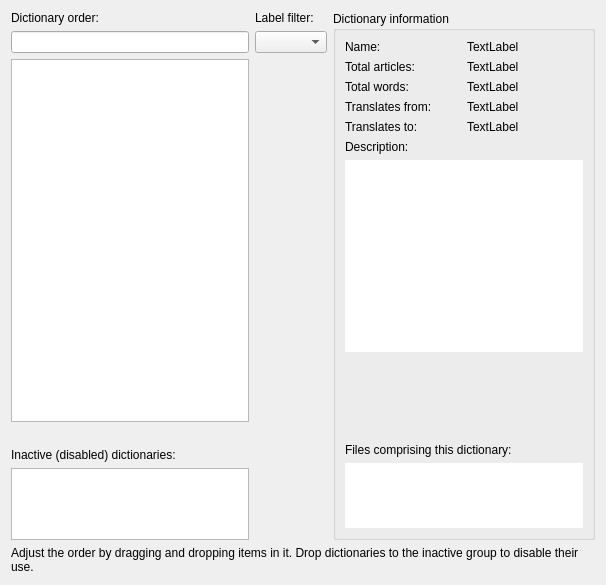
<?xml version="1.0" encoding="UTF-8"?>
<ui version="4.0">
 <class>OrderAndProps</class>
 <widget class="QWidget" name="OrderAndProps">
  <property name="geometry">
   <rect>
    <x>0</x>
    <y>0</y>
    <width>606</width>
    <height>585</height>
   </rect>
  </property>
  <property name="windowTitle">
   <string>Form</string>
  </property>
  <layout class="QVBoxLayout" name="verticalLayout_4">
   <item>
    <layout class="QHBoxLayout" name="horizontalLayout_2">
     <item>
      <layout class="QVBoxLayout" name="verticalLayout_3">
       <item>
        <layout class="QGridLayout" name="gridLayout_2" rowstretch="0,10,10,0,0,2">
         <item row="3" column="0">
          <layout class="QHBoxLayout" name="horizontalLayout">
           <item>
            <widget class="QLabel" name="dictionariesNumber">
             <property name="text">
              <string notr="true"/>
             </property>
            </widget>
           </item>
          </layout>
         </item>
         <item row="0" column="0">
          <widget class="QLabel" name="label">
           <property name="text">
            <string>Dictionary order:</string>
           </property>
          </widget>
         </item>
        <item row="0" column="1">
         <widget class="QLabel" name="labelFilterLabel">
          <property name="text">
           <string>Label filter:</string>
          </property>
         </widget>
        </item>
         <item row="2" column="0">
          <widget class="DictListWidget" name="dictionaryOrder"/>
         </item>
         <item row="2" column="1">
          <layout class="QVBoxLayout" name="verticalLayout_2"/>
         </item>
         <item row="5" column="0">
          <widget class="DictListWidget" name="inactiveDictionaries"/>
         </item>
         <item row="4" column="0">
          <widget class="QLabel" name="label_2">
           <property name="text">
            <string>Inactive (disabled) dictionaries:</string>
           </property>
          </widget>
         </item>
         <item row="1" column="0">
          <widget class="QuickFilterLine" name="searchLine"/>
         </item>
        <item row="1" column="1">
         <widget class="QComboBox" name="labelFilter"/>
        </item>
        </layout>
       </item>
      </layout>
     </item>
     <item>
      <widget class="QGroupBox" name="dictionaryInformation">
       <property name="title">
        <string>Dictionary information</string>
       </property>
       <layout class="QVBoxLayout" name="infoVerticalLayout">
        <item>
         <layout class="QGridLayout" name="gridLayout">
          <item row="0" column="0">
           <widget class="QLabel" name="label_5">
            <property name="text">
             <string>Name:</string>
            </property>
           </widget>
          </item>
          <item row="0" column="1">
           <widget class="QLabel" name="dictionaryName">
            <property name="text">
             <string notr="true">TextLabel</string>
            </property>
            <property name="textFormat">
             <enum>Qt::PlainText</enum>
            </property>
            <property name="textInteractionFlags">
             <set>Qt::LinksAccessibleByMouse|Qt::TextSelectableByMouse</set>
            </property>
           </widget>
          </item>
          <item row="1" column="1">
           <widget class="QLabel" name="dictionaryTotalArticles">
            <property name="text">
             <string notr="true">TextLabel</string>
            </property>
            <property name="textFormat">
             <enum>Qt::PlainText</enum>
            </property>
           </widget>
          </item>
          <item row="1" column="0">
           <widget class="QLabel" name="label_6">
            <property name="text">
             <string>Total articles:</string>
            </property>
           </widget>
          </item>
          <item row="2" column="0">
           <widget class="QLabel" name="label_7">
            <property name="text">
             <string>Total words:</string>
            </property>
           </widget>
          </item>
          <item row="2" column="1">
           <widget class="QLabel" name="dictionaryTotalWords">
            <property name="text">
             <string notr="true">TextLabel</string>
            </property>
            <property name="textFormat">
             <enum>Qt::PlainText</enum>
            </property>
           </widget>
          </item>
          <item row="3" column="0">
           <widget class="QLabel" name="label_9">
            <property name="text">
             <string>Translates from:</string>
            </property>
           </widget>
          </item>
          <item row="4" column="0">
           <widget class="QLabel" name="label_10">
            <property name="text">
             <string>Translates to:</string>
            </property>
           </widget>
          </item>
          <item row="3" column="1">
           <widget class="QLabel" name="dictionaryTranslatesFrom">
            <property name="text">
             <string notr="true">TextLabel</string>
            </property>
            <property name="textFormat">
             <enum>Qt::RichText</enum>
            </property>
           </widget>
          </item>
          <item row="4" column="1">
           <widget class="QLabel" name="dictionaryTranslatesTo">
            <property name="text">
             <string notr="true">TextLabel</string>
            </property>
            <property name="textFormat">
             <enum>Qt::RichText</enum>
            </property>
           </widget>
          </item>
         </layout>
        </item>
        <item>
         <widget class="QLabel" name="dictionaryDescriptionLabel">
          <property name="text">
           <string>Description:</string>
          </property>
         </widget>
        </item>
        <item>
         <widget class="QPlainTextEdit" name="dictionaryDescription">
          <property name="frameShape">
           <enum>QFrame::NoFrame</enum>
          </property>
          <property name="readOnly">
           <bool>true</bool>
          </property>
         </widget>
        </item>
        <item>
         <spacer name="infoVerticalSpacer">
          <property name="orientation">
           <enum>Qt::Vertical</enum>
          </property>
          <property name="sizeHint" stdset="0">
           <size>
            <width>20</width>
            <height>5</height>
           </size>
          </property>
         </spacer>
        </item>
        <item>
         <spacer name="horizontalSpacer_5">
          <property name="orientation">
           <enum>Qt::Horizontal</enum>
          </property>
          <property name="sizeHint" stdset="0">
           <size>
            <width>256</width>
            <height>5</height>
           </size>
          </property>
         </spacer>
        </item>
        <item>
         <widget class="QLabel" name="label_11">
          <property name="text">
           <string>Files comprising this dictionary:</string>
          </property>
         </widget>
        </item>
        <item>
         <widget class="QPlainTextEdit" name="dictionaryFileList">
          <property name="sizePolicy">
           <sizepolicy hsizetype="Expanding" vsizetype="Fixed">
            <horstretch>0</horstretch>
            <verstretch>0</verstretch>
           </sizepolicy>
          </property>
          <property name="minimumSize">
           <size>
            <width>0</width>
            <height>65</height>
           </size>
          </property>
          <property name="maximumSize">
           <size>
            <width>16777215</width>
            <height>65</height>
           </size>
          </property>
          <property name="frameShape">
           <enum>QFrame::NoFrame</enum>
          </property>
          <property name="lineWrapMode">
           <enum>QPlainTextEdit::NoWrap</enum>
          </property>
          <property name="readOnly">
           <bool>true</bool>
          </property>
         </widget>
        </item>
       </layout>
      </widget>
     </item>
    </layout>
   </item>
   <item>
    <widget class="QLabel" name="label_3">
     <property name="text">
      <string>Adjust the order by dragging and dropping items in it. Drop dictionaries to the inactive group to disable their use.</string>
     </property>
     <property name="wordWrap">
      <bool>true</bool>
     </property>
    </widget>
   </item>
  </layout>
 </widget>
 <customwidgets>
  <customwidget>
   <class>DictListWidget</class>
   <extends>QListWidget</extends>
   <header>groups_widgets.hh</header>
  </customwidget>
  <customwidget>
   <class>QuickFilterLine</class>
   <extends>QLineEdit</extends>
   <header>groups_widgets.hh</header>
  </customwidget>
 </customwidgets>
 <tabstops>
  <tabstop>dictionaryOrder</tabstop>
  <tabstop>inactiveDictionaries</tabstop>
  <tabstop>dictionaryDescription</tabstop>
  <tabstop>dictionaryFileList</tabstop>
  <tabstop>searchLine</tabstop>
 </tabstops>
 <resources/>
 <connections/>
</ui>
